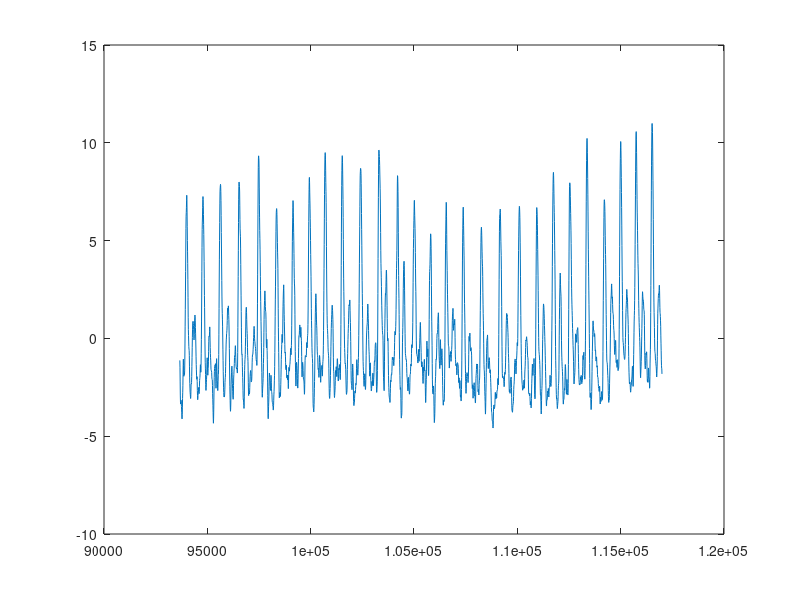

Source code (MATLAB): (Note: this script raises an error after producing the figure.)
%% Run this function to manually input the peaks of the Nexus PPG
%Peaks are selected by mouse click
%Nearest max to mouse click is found
%Peaks are stored in text file
%Make sure sample rates are the same!!

%% Load data
Nexus = csvread('Data/Nexus.txt');
NexusPPG = Nexus(:,1);
NexusPPG = detrend(NexusPPG);

sampleRate = 1000/128.55;           %Make sure sample rates are the same!!
NexusTime = 0:sampleRate:length(NexusPPG)*sampleRate-sampleRate;
NexusTime = NexusTime+320;
numNexusPeaks = 0;

for j=0:5
    plot(NexusTime(1+3000*j:3000*(j+1)), NexusPPG(1+3000*j:3000*(j+1)));
    [x, y] = ginput();
    k=1;

    for i=1:length(x)
        while NexusTime(k)<x(i)
            k = k+1;
        end
            NexusPeaks(numNexusPeaks+i,2) = max(NexusPPG(k-20:k+20));
            k = find(NexusPPG==NexusPeaks(numNexusPeaks+i,2));
            NexusPeaks(numNexusPeaks+i,1) = NexusTime(k);
    end
    numNexusPeaks = numNexusPeaks + length(x);
end

fileID = fopen('Data\NexusPeaks.txt','w');
fprintf(fileID,'Time\t\tHeight\r\n');
fprintf(fileID,'%f\t,\t%f\r\n',NexusPeaks');
fclose(fileID);

figure();
plot(NexusTime, NexusPPG); hold on; grid;
plot(NexusPeaks(:,1), NexusPeaks(:,2), 'o', 'Color',[1 0 0],  'MarkerSize', 3, 'MarkerFaceColor', [1 0 0]);
hold off;

